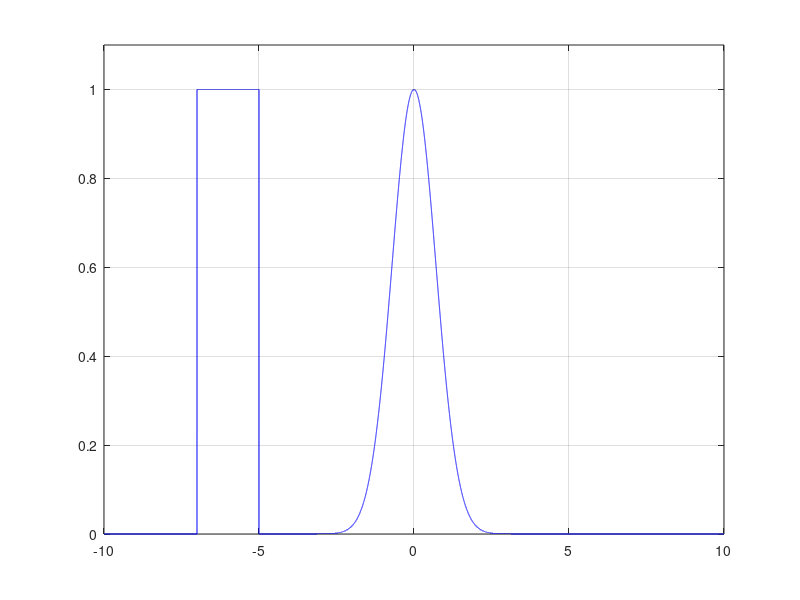

The MATLAB script that drew this image: (Note: this script raises an error after producing the figure.)
% moving_wave_vectorized_rusanov.m

clear
%clc
close('all')

N = 50000;
u = 1;

plot_freq = 2500;
plot_switch = 1;
x_left = -10;
x_right = 10;
x_space = linspace(x_left,x_right,N);

dx = x_space(2)-x_space(1);
dt = 0.6*(dx)/u;
nu = u*dt/dx;
omega = (4*nu*nu+1)*(4-nu*nu)/5;
%Num_ts = min(1000,ceil(15/dt));
Num_ts = 5000;
% set initial condition
%f = zeros(N,1);
x_space = linspace(x_left,x_right,N);

f_l = 1;
f = f_l*exp(-(x_space.*x_space));
f((x_space < -5) & (x_space > -7)) = 1;


f_tmp = zeros(N,1);
f_nm = zeros(N,1);


if plot_switch == 1
    % plot initial condition
    plot(x_space,f,'-b');
    axis([x_left x_right 0 1.1*f_l]);
    grid on
    drawnow
end

tic;

ind = (1:N)';
x_m = circshift(ind,1);
x_p = circshift(ind,-1);
x_2m = circshift(ind,2);
x_2p = circshift(ind,-2);


x_m = gpuArray(x_m);
x_p = gpuArray(x_p);
x_2m = gpuArray(x_2m);
x_2p = gpuArray(x_2p);

f_nm = gpuArray(f_nm);
f_tmp = gpuArray(f_tmp);
f = gpuArray(f);

for ts = 1:Num_ts
    
    if(mod(ts,100)==0)
        fprintf('Executing time step number %d.\n',ts);
    end
    
    f_nm = (0.5).*(f(x_p) + f) - (nu/3).*(f(x_p) - f);
    f_tmp = f - (2*nu/3).*(f_nm - f_nm(x_m));
    f = f - (nu/24).*(-2*f(x_2p) + 7*f(x_p) - 7*f(x_m) + 2*f(x_2m)) ...
        -(3*nu/8).*(f_tmp(x_p) - f_tmp(x_m)) ...
        -(omega/24).*(f(x_2p) - 4*f(x_p) + 6*f - 4*f(x_m) + f(x_2m));
    
    if(plot_switch==1)
        if(mod(ts,plot_freq)==0)
            plot(x_space,f,'-b')
            axis([x_left x_right 0 1.1*f_l]);
            grid on
            title('\bf{Rusanov Method}','FontSize',12);
            drawnow
            
        end
    end
    
end

ex_time = toc;


if plot_switch == 1
    plot(x_space,f,'-b');
    axis([x_left x_right 0 1.1*f_l]);
    title('\bf{Final Condition}');
    grid on
    drawnow
end

fprintf('Execution time = %g.\n Average time per DOF*update = %g. \n',ex_time, ex_time/(N*Num_ts));
